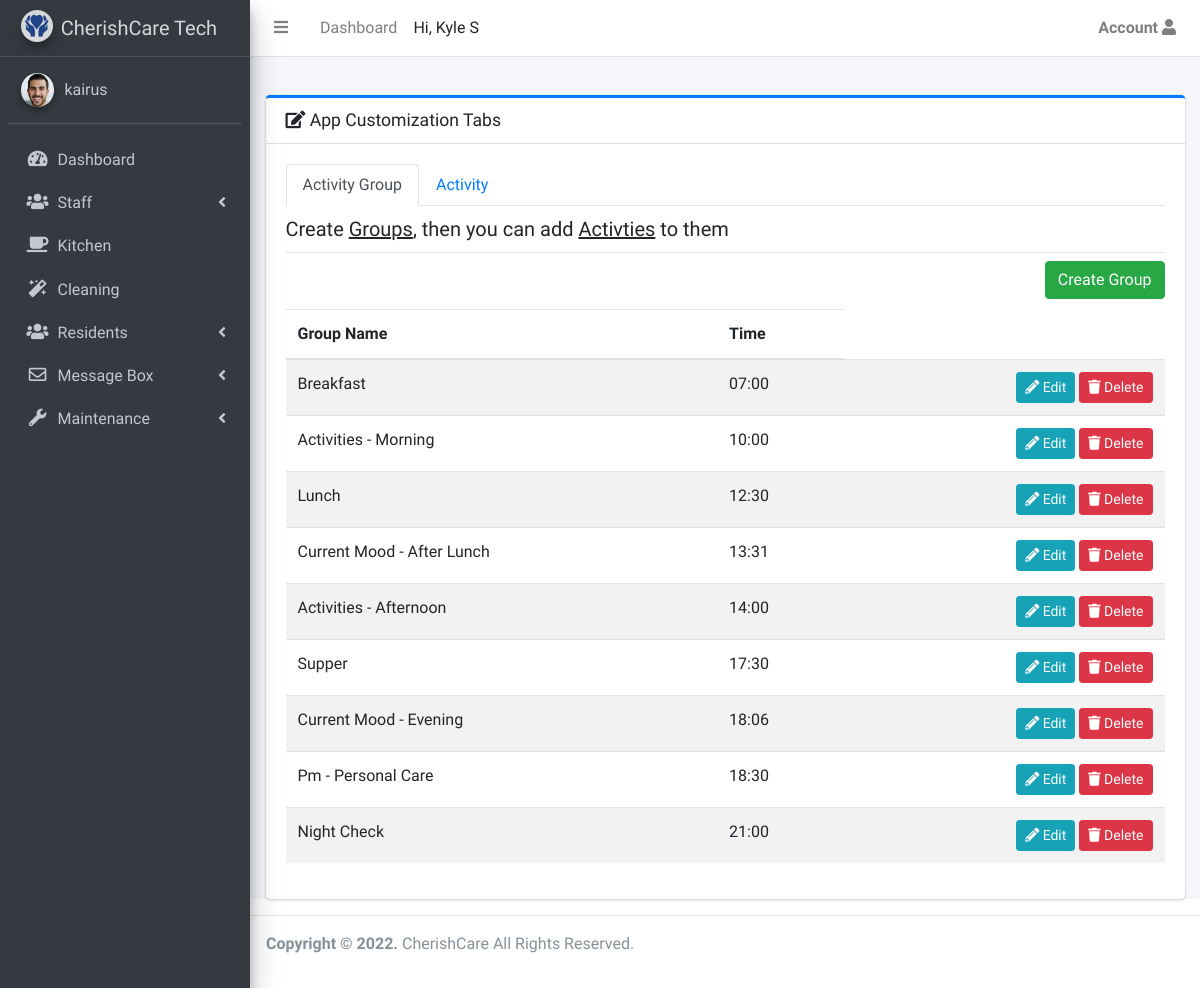
Page /admin/app-settings (signed in) on the committed database.
### app/models.py (models this page shows, shortened)
class User(UserMixin, db.Model):
    __tablename__ = 'User'
    __table_args__ = {
        'extend_existing': True
    }
    id = db.Column(db.Integer, primary_key=True)
    name = db.Column(db.String(64))
    username = db.Column(db.String(64), unique=True, index=True)
    role_id = db.Column(db.Integer, db.ForeignKey('roles.id'))
    email = db.Column(db.String(64), unique=True, index=True)
    password_hash = db.Column(db.String(128))
    cleaner = db.relationship('Cleaning', backref='cleaner', foreign_keys='Cleaning.cleaned_by')
    repairs_reported = db.relationship('Maintenance', backref='reporter', foreign_keys='Maintenance.reported_by')
    timeline_entry = db.relationship('Timeline', backref='user_entry', foreign_keys='Timeline.user_entry_id')
    med_issue = db.relationship('Medication', backref='med_issuer_staff', foreign_keys='Medication.med_issuer')
    confirmed = db.Column(db.Boolean, default=True)
    active = db.Column(db.Boolean, default=True)
    created_at = db.Column(db.DateTime, server_default=db.func.now())
    last_seen = db.Column(db.DateTime, server_default=db.func.now())
    profile_photo = db.Column(db.String(64), default='avatar.png')
    @property
    def password(self):
        raise AttributeError('Password is not readable')
    def can(self, perm):
        return self.role is not None and self.role.has_permission(perm)
    def is_administrator(self):
        return self.can(Permission.ADMIN)

class ActivityGroup(db.Model):
    __tablename__ = 'act_group'
    __table_args__ = {
        'extend_existing': True
    }
    id = db.Column(db.Integer, primary_key=True)
    group_name = db.Column(db.String(64))
    time = db.Column(db.String(64))

### app/admin/routes.py (the view, shortened to what this page needs)
@admin.route('/app-settings', methods=['GET', 'POST'])
@login_required
def app_settings():
    title = "App Settings"
    groups =  ActivityGroup.query.filter().order_by(ActivityGroup.time)
    activities = Activity.query.filter()
    return render_template('admin/pages/settings/app_settings.html', user=current_user, title=title, groups=groups, activities=activities)

### app/auth/routes.py (called while the page is built)
@auth.before_app_request
def before_request():
    if current_user.is_authenticated \
            and not current_user.confirmed \
            and request.endpoint \
            and request.blueprint != 'auth' \
            and request.blueprint != 'main' \
            and request.endpoint != 'static':
        return redirect(url_for('auth.unconfirmed'))

### app/models.py (called while the page is built)
@login_manager.user_loader
def load_user(user_id):
    return User.query.get(int(user_id))

    def has_permission(self, perm):
        return self.permissions & perm == perm

### app/templates/admin/pages/settings/app_settings.html (shortened to what this page needs)
{% extends 'admin_base.html'%}
{% import "macros.html" as macros %}
{%block css %}
<link rel="stylesheet" href="{{url_for('static' , filename='dist/css/adminlte.min.css')}}">
<link rel="stylesheet" href="{{url_for('static', filename='plugins/select2/css/select2.min.css')}}">
<link rel="stylesheet"
    href="{{url_for('static', filename='plugins/select2-bootstrap4-theme/select2-bootstrap4.min.css')}}">
{%endblock%}
{%block main_content %}
<section class="content">
    <div class="card card-primary card-outline">
        <div class="card-header">
            <h3 class="card-title">
                <i class="fas fa-edit"></i>
                App Customization Tabs
            </h3>
        </div>
        <div class="card-body">
            <ul class="nav nav-tabs" id="custom-content-above-tab" role="tablist">
                <li class="nav-item">
                    <a class="nav-link active" id="custom-content-above-home-tab" data-toggle="pill"
                        href="#custom-content-above-home" role="tab" aria-controls="custom-content-above-home"
                        aria-selected="true">Activity Group</a>
                </li>
                <li class="nav-item">
                    <a class="nav-link" id="custom-content-above-profile-tab" data-toggle="pill"
                        href="#custom-content-above-profile" role="tab" aria-controls="custom-content-above-profile"
                        aria-selected="false">Activity</a>
                </li>
            </ul>
            <div class="tab-custom-content">
                <p class="lead mb-0">Create <u>Groups</u>, then you can add <u>Activties</u> to them</p>
            </div>
                <div class="tab-content" id="custom-content-above-tabContent">
                    <div class="tab-pane fade show active" id="custom-content-above-home" role="tabpanel"
                        aria-labelledby="custom-content-above-home-tab">
                        <button type="button" class="btn btn-success float-right" data-toggle="modal"
                            data-target="#create-group">Create Group</button>
                        <br>
                        <br>
                        {%if groups.count()==0 %}
                        <h1 class="row justify-content-center">No Activity Group Created</h1>
                        {%else%}
                        <div class="table-responsive">
                            <table class="table table-hover table-striped">
                                <thead>
                                    <th>Group Name</th>
                                    <th>Time</th>
                                </thead>
                                <tbody>
                                    <form action="{{url_for('.trash')}}" id="messages-form">
                                        {% for group in groups%}
                                        <tr>
                                            <td class="mailbox-name">{{group.group_name}}
                                            </td>
                                            <td class="mailbox-name">{{group.time}}
                                            </td>
                                            <td class="project-actions text-right">
                                                <a class="btn btn-info btn-sm" href="#" data-toggle="modal"
                                                    data-target="#edit-group" data-group_name="{{group.group_name}}"
                                                    data-time="{{group.time}}" data-group_id="{{group.id}}">
                                                    <i class="fas fa-pencil-alt">
                                                    </i>
                                                    Edit
                                                </a>
                                                <a class="btn btn-danger btn-sm" href="#" data-toggle="modal"
                                                    data-group_name="{{group.group_name}}" data-group_id="{{group.id}}"
                                                    data-target="#delete-group">
                                                    <i class="fas fa-trash">
                                                    </i>
                                                    Delete
                                                </a>
                                            </td>
                                        </tr>
                                        {%endfor%}
                                    </form>
                                </tbody>
                            </table>
                        </div>
                        {%endif%}
                    </div>
                </div>
            </div>
        </div>
</section>
{%endblock%}

### app/templates/admin_base.html (shortened to what this page needs)
<!DOCTYPE html>
<html>
<head>
  <link rel="stylesheet" href="{{url_for('static' , filename='plugins/fontawesome-free-5/css/all.css')}}">
  <link rel="stylesheet"
    href="{{url_for('static', filename='plugins/overlayScrollbars/css/OverlayScrollbars.min.css')}}">
    <link rel="stylesheet" href="{{url_for('static', filename='plugins/datatables-bs4/css/dataTables.bootstrap4.min.css')}}">
    <link rel="stylesheet"
    href="{{url_for('static', filename='plugins/datatables-responsive/css/responsive.bootstrap4.min.css')}}">
  <link rel="stylesheet" href="{{url_for('static', filename='plugins/daterangepicker/daterangepicker.css')}}">
  <link rel="stylesheet"
    href="{{url_for('static', filename='plugins/tempusdominus-bootstrap-4/css/tempusdominus-bootstrap-4.min.css')}}">
   <link rel="stylesheet" href="{{url_for('static' , filename='dist/css/preloader.css')}}">
  {%block css %}{%endblock%}
</head>
<body class="hold-transition sidebar-mini">
  <div class="wrapper">
    <nav class="main-header navbar navbar-expand navbar-white navbar-light">
      <ul class="navbar-nav">
        <li class="nav-item">
          <a class="nav-link" data-widget="pushmenu" href="#" role="button"><i class="fas fa-bars"></i></a>
        </li>
        {%if user.is_administrator()%}
        <li class="nav-item d-none d-sm-inline-block">
          <a href="{{url_for('admin.index')}}" class="nav-link">Dashboard</a>
        </li>
        {%endif%}
      </ul>
      <span> Hi, {{user.name}}
      </span>
      <ul class="navbar-nav ml-auto">
        <li class="nav-item dropdown">
          <a class="nav-link" data-toggle="dropdown" href="#">
            <b>Account</b> <i class="fas fa-user"></i>
          </a>
        </li>
      </ul>
    </nav>
    <aside class="main-sidebar sidebar-dark-primary elevation-4">
      {%if user.is_administrator()%}
      <a href="{{url_for('admin.index')}}" class="brand-link">
      {%else%}
      <a href="{{url_for('admin.view_residents')}}" class="brand-link">
        {%endif%}
        <img src="{{url_for('static', filename='assets/img/favicon.png')}}" alt="CherishCare Logo"
          class="brand-image img-circle elevation-3" style="opacity: .8">
        <span class="brand-text font-weight-light">CherishCare Tech</span>
      </a>
      <div class="sidebar">
        <div class="user-panel mt-3 pb-3 mb-3 d-flex">
          <div class="image">
            <a href="#">
              <img src="{{url_for('static', filename='uploads/')}}{{user.profile_photo}}"
                onclick="document.getElementById('photo').click()" class="img-circle elevation-2" alt="User Image">
            </a>
          </div>
          <div class="info">
            <a href="#" class="d-block">{{user.username}}</a>
          </div>
        </div>
        <nav class="mt-2">
          <ul class="nav nav-pills nav-sidebar flex-column" data-widget="treeview" role="menu" data-accordion="false">
            {%if user.is_administrator()%}
            <li class="nav-item">
              <a href="{{url_for('admin.index')}}" class="nav-link">
                <i class="nav-icon fas fa-tachometer-alt"></i>
                <p>Dashboard</p>
              </a>
            </li>
            <li class="nav-item has-treeview">
              <a href="#" class="nav-link">
                <i class="nav-icon fas fa-users"></i>
                <p>
                  Staff
                  <i class="fas fa-angle-left right"></i>
                </p>
              </a>
            </li>
            {%endif%}
            {%if user.is_administrator() or user.role.name=="Kitchen Staff"%}
            <li class="nav-item">
              <a href="{{url_for('admin.kitchen')}}" class="nav-link">
                <i class="nav-icon fas fa-coffee"></i>
                <p>Kitchen</p>
              </a>
            </li>
            {%endif%}
            {%if user.is_administrator() or user.role.name=="Cleaning Staff"%}
            <li class="nav-item">
              <a href="{{url_for('admin.cleaning')}}" class="nav-link">
                <i class="nav-icon fas fa-magic"></i>
                <p>Cleaning</p>
              </a>
            </li>
            {%endif%}
            {%if user.is_administrator() %}
            <li class="nav-item has-treeview">
              <a href="#" class="nav-link">
                <i class="nav-icon fas fa-users"></i>
                <p>
                  Residents
                  <i class="fas fa-angle-left right"></i>
                </p>
              </a>
            </li>
            {%endif%}
            <li class="nav-item has-treeview">
              <a href="#" class="nav-link">
                <i class="nav-icon far fa-envelope"></i>
                <p>
                  Message Box
                  <i class="fas fa-angle-left right"></i>
                </p>
              </a>
            </li>
            {%if user.is_administrator() or user.role.name=="Maintenance Staff"%}
            <li class="nav-item has-treeview">
              <a href="#" class="nav-link">
                <i class="nav-icon fas fa-wrench"></i>
                <p>
                  Maintenance
                  <i class="fas fa-angle-left right"></i>
                </p>
              </a>
            </li>
            {%endif%}
          </ul>
        </nav>
      </div>
    </aside>
    <div class="content-wrapper">
      <section class="content-header">
      </section>
      <section class="content">
        <div class="container-fluid">
          {%block main_content %} {%endblock%}
        </div>
      </section>
    </div>
    <footer class="main-footer no-print">
      <p>
        <strong>Copyright &copy
          <script> document.write(new Date().getFullYear())</script>.
        </strong>
        CherishCare All Rights Reserved.
      </p>
    </footer>
</body>
</html>

### rows in the picture
User: name "Kyle S", profile_photo (picture), username "kairus"
ActivityGroup: group_name "Breakfast", time "07:00"
ActivityGroup: group_name "Activities - Morning", time "10:00"
ActivityGroup: group_name "Lunch", time "12:30"
ActivityGroup: group_name "Current Mood - After Lunch", time "13:31"
ActivityGroup: group_name "Activities - Afternoon", time "14:00"
ActivityGroup: group_name "Supper", time "17:30"
ActivityGroup: group_name "Current Mood - Evening", time "18:06"
ActivityGroup: group_name "Pm - Personal Care", time "18:30"
ActivityGroup: group_name "Night Check", time "21:00"
